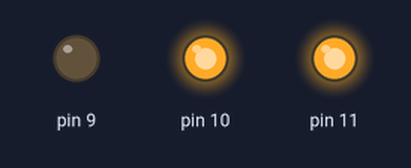
A sketch run on a simulated Arduino Uno, built with avr-gcc and run on an emulated ATmega328P. On the bench: output pins drawn as LEDs (lit = HIGH).

Above: at 0.05 s.
At 1.0 s:
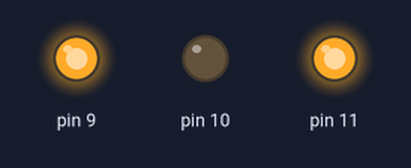
At 2.0 s:
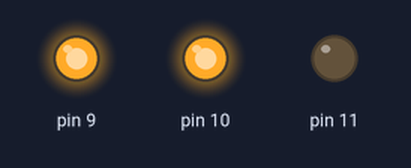
At 3.0 s:
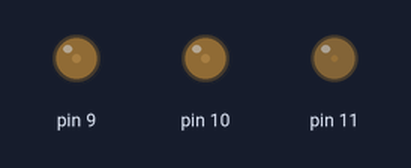
At 4.0 s:
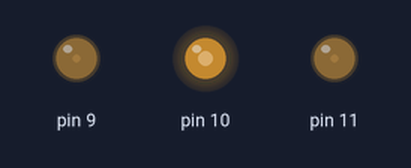
Timing chart, 0 to 5.2 s (numbered marks = the images above):
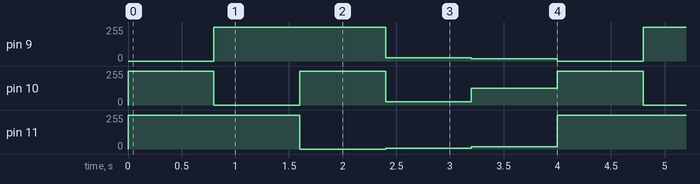

The sketch:

SampleRGB.ino
```cpp
// lozenia64
// https://blog.naver.com/ljy9378/221355714196
// Sample source cod for Arduino

// RGB 3색 LED 사용
// 디지털 9,10,11번 핀 사용

void setup() {}

void loop() {
  analogWrite(9, 0);    //R : 255
  analogWrite(10, 255); //G : 0
  analogWrite(11, 255); //B : 0     빨간색
  delay(800);
  analogWrite(9, 255);  //R : 0
  analogWrite(10, 0);   //G : 255
  analogWrite(11, 255); //B : 0     초록색
  delay(800);
  analogWrite(9, 255);  //R : 0
  analogWrite(10, 255); //G : 0
  analogWrite(11, 0);   //B : 255   파란색
  delay(800);
  analogWrite(9, 25);
  analogWrite(10, 25);
  analogWrite(11, 5);
  delay(800);
  analogWrite(9, 17);
  analogWrite(10, 125);
  analogWrite(11, 17);
  delay(800);
}
```

Measured:
- by itself, pin 9: repeats every 4.0 s: 25/255 0.80 s, 17/255 0.80 s, 0/255 0.80 s, 255/255 1.6 s
- by itself, pin 10: repeats every 4.0 s: 0/255 0.80 s, 255/255 0.80 s, 25/255 0.80 s, 125/255 0.80 s, 255/255 0.80 s
- by itself, pin 11: repeats every 4.0 s: 0/255 0.80 s, 5/255 0.80 s, 17/255 0.80 s, 255/255 1.6 s
